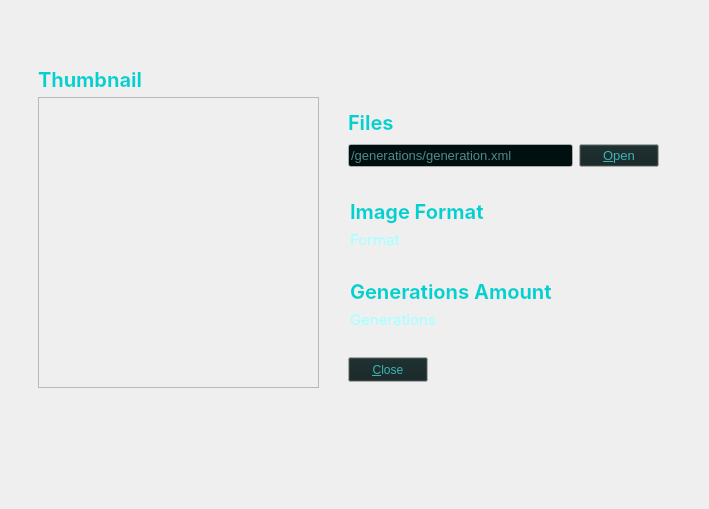
   <widget class="QWidget" name="finalScreenPage">
    <widget class="QLabel" name="generationTotalLabel">
     <property name="geometry">
      <rect>
       <x>350</x>
       <y>310</y>
       <width>121</width>
       <height>19</height>
      </rect>
     </property>
     <property name="palette">
      <palette>
       <active>
        <colorrole role="WindowText">
         <brush brushstyle="SolidPattern">
          <color alpha="255">
           <red>170</red>
           <green>255</green>
           <blue>255</blue>
          </color>
         </brush>
        </colorrole>
        <colorrole role="Text">
         <brush brushstyle="SolidPattern">
          <color alpha="255">
           <red>170</red>
           <green>255</green>
           <blue>255</blue>
          </color>
         </brush>
        </colorrole>
        <colorrole role="PlaceholderText">
         <brush brushstyle="SolidPattern">
          <color alpha="128">
           <red>0</red>
           <green>225</green>
           <blue>225</blue>
          </color>
         </brush>
        </colorrole>
       </active>
       <inactive>
        <colorrole role="WindowText">
         <brush brushstyle="SolidPattern">
          <color alpha="255">
           <red>170</red>
           <green>255</green>
           <blue>255</blue>
          </color>
         </brush>
        </colorrole>
        <colorrole role="Text">
         <brush brushstyle="SolidPattern">
          <color alpha="255">
           <red>170</red>
           <green>255</green>
           <blue>255</blue>
          </color>
         </brush>
        </colorrole>
        <colorrole role="PlaceholderText">
         <brush brushstyle="SolidPattern">
          <color alpha="128">
           <red>0</red>
           <green>225</green>
           <blue>225</blue>
          </color>
         </brush>
        </colorrole>
       </inactive>
       <disabled>
        <colorrole role="WindowText">
         <brush brushstyle="SolidPattern">
          <color alpha="255">
           <red>60</red>
           <green>68</green>
           <blue>102</blue>
          </color>
         </brush>
        </colorrole>
        <colorrole role="Text">
         <brush brushstyle="SolidPattern">
          <color alpha="255">
           <red>60</red>
           <green>68</green>
           <blue>102</blue>
          </color>
         </brush>
        </colorrole>
        <colorrole role="PlaceholderText">
         <brush brushstyle="SolidPattern">
          <color alpha="128">
           <red>211</red>
           <green>218</green>
           <blue>227</blue>
          </color>
         </brush>
        </colorrole>
       </disabled>
      </palette>
     </property>
     <property name="font">
      <font>
       <family>Inter</family>
       <pointsize>11</pointsize>
       <weight>50</weight>
       <bold>false</bold>
      </font>
     </property>
     <property name="text">
      <string>Generations</string>
     </property>
    </widget>
    <widget class="QPushButton" name="closeButton">
     <property name="enabled">
      <bool>true</bool>
     </property>
     <property name="geometry">
      <rect>
       <x>348</x>
       <y>357</y>
       <width>80</width>
       <height>25</height>
      </rect>
     </property>
     <property name="palette">
      <palette>
       <active>
        <colorrole role="Button">
         <brush brushstyle="SolidPattern">
          <color alpha="255">
           <red>18</red>
           <green>34</green>
           <blue>34</blue>
          </color>
         </brush>
        </colorrole>
        <colorrole role="ButtonText">
         <brush brushstyle="SolidPattern">
          <color alpha="255">
           <red>60</red>
           <green>180</green>
           <blue>180</blue>
          </color>
         </brush>
        </colorrole>
       </active>
       <inactive>
        <colorrole role="Button">
         <brush brushstyle="SolidPattern">
          <color alpha="255">
           <red>18</red>
           <green>34</green>
           <blue>34</blue>
          </color>
         </brush>
        </colorrole>
        <colorrole role="ButtonText">
         <brush brushstyle="SolidPattern">
          <color alpha="255">
           <red>60</red>
           <green>180</green>
           <blue>180</blue>
          </color>
         </brush>
        </colorrole>
       </inactive>
       <disabled>
        <colorrole role="Button">
         <brush brushstyle="SolidPattern">
          <color alpha="255">
           <red>18</red>
           <green>34</green>
           <blue>34</blue>
          </color>
         </brush>
        </colorrole>
        <colorrole role="ButtonText">
         <brush brushstyle="SolidPattern">
          <color alpha="255">
           <red>60</red>
           <green>68</green>
           <blue>102</blue>
          </color>
         </brush>
        </colorrole>
       </disabled>
      </palette>
     </property>
     <property name="text">
      <string>&amp;Close</string>
     </property>
    </widget>
    <widget class="QLabel" name="formatTitleLabel">
     <property name="geometry">
      <rect>
       <x>350</x>
       <y>199</y>
       <width>161</width>
       <height>25</height>
      </rect>
     </property>
     <property name="palette">
      <palette>
       <active>
        <colorrole role="WindowText">
         <brush brushstyle="SolidPattern">
          <color alpha="255">
           <red>0</red>
           <green>209</green>
           <blue>209</blue>
          </color>
         </brush>
        </colorrole>
        <colorrole role="Text">
         <brush brushstyle="SolidPattern">
          <color alpha="255">
           <red>0</red>
           <green>225</green>
           <blue>225</blue>
          </color>
         </brush>
        </colorrole>
        <colorrole role="PlaceholderText">
         <brush brushstyle="SolidPattern">
          <color alpha="128">
           <red>0</red>
           <green>225</green>
           <blue>225</blue>
          </color>
         </brush>
        </colorrole>
       </active>
       <inactive>
        <colorrole role="WindowText">
         <brush brushstyle="SolidPattern">
          <color alpha="255">
           <red>0</red>
           <green>209</green>
           <blue>209</blue>
          </color>
         </brush>
        </colorrole>
        <colorrole role="Text">
         <brush brushstyle="SolidPattern">
          <color alpha="255">
           <red>0</red>
           <green>225</green>
           <blue>225</blue>
          </color>
         </brush>
        </colorrole>
        <colorrole role="PlaceholderText">
         <brush brushstyle="SolidPattern">
          <color alpha="128">
           <red>0</red>
           <green>225</green>
           <blue>225</blue>
          </color>
         </brush>
        </colorrole>
       </inactive>
       <disabled>
        <colorrole role="WindowText">
         <brush brushstyle="SolidPattern">
          <color alpha="255">
           <red>60</red>
           <green>68</green>
           <blue>102</blue>
          </color>
         </brush>
        </colorrole>
        <colorrole role="Text">
         <brush brushstyle="SolidPattern">
          <color alpha="255">
           <red>60</red>
           <green>68</green>
           <blue>102</blue>
          </color>
         </brush>
        </colorrole>
        <colorrole role="PlaceholderText">
         <brush brushstyle="SolidPattern">
          <color alpha="128">
           <red>211</red>
           <green>218</green>
           <blue>227</blue>
          </color>
         </brush>
        </colorrole>
       </disabled>
      </palette>
     </property>
     <property name="font">
      <font>
       <family>Inter</family>
       <pointsize>15</pointsize>
       <weight>75</weight>
       <bold>true</bold>
      </font>
     </property>
     <property name="text">
      <string>Image Format</string>
     </property>
    </widget>
    <widget class="QLabel" name="finalThumbnailLabel">
     <property name="geometry">
      <rect>
       <x>38</x>
       <y>67</y>
       <width>111</width>
       <height>25</height>
      </rect>
     </property>
     <property name="palette">
      <palette>
       <active>
        <colorrole role="WindowText">
         <brush brushstyle="SolidPattern">
          <color alpha="255">
           <red>0</red>
           <green>209</green>
           <blue>209</blue>
          </color>
         </brush>
        </colorrole>
        <colorrole role="Text">
         <brush brushstyle="SolidPattern">
          <color alpha="255">
           <red>0</red>
           <green>225</green>
           <blue>225</blue>
          </color>
         </brush>
        </colorrole>
        <colorrole role="PlaceholderText">
         <brush brushstyle="SolidPattern">
          <color alpha="128">
           <red>0</red>
           <green>225</green>
           <blue>225</blue>
          </color>
         </brush>
        </colorrole>
       </active>
       <inactive>
        <colorrole role="WindowText">
         <brush brushstyle="SolidPattern">
          <color alpha="255">
           <red>0</red>
           <green>209</green>
           <blue>209</blue>
          </color>
         </brush>
        </colorrole>
        <colorrole role="Text">
         <brush brushstyle="SolidPattern">
          <color alpha="255">
           <red>0</red>
           <green>225</green>
           <blue>225</blue>
          </color>
         </brush>
        </colorrole>
        <colorrole role="PlaceholderText">
         <brush brushstyle="SolidPattern">
          <color alpha="128">
           <red>0</red>
           <green>225</green>
           <blue>225</blue>
          </color>
         </brush>
        </colorrole>
       </inactive>
       <disabled>
        <colorrole role="WindowText">
         <brush brushstyle="SolidPattern">
          <color alpha="255">
           <red>60</red>
           <green>68</green>
           <blue>102</blue>
          </color>
         </brush>
        </colorrole>
        <colorrole role="Text">
         <brush brushstyle="SolidPattern">
          <color alpha="255">
           <red>60</red>
           <green>68</green>
           <blue>102</blue>
          </color>
         </brush>
        </colorrole>
        <colorrole role="PlaceholderText">
         <brush brushstyle="SolidPattern">
          <color alpha="128">
           <red>211</red>
           <green>218</green>
           <blue>227</blue>
          </color>
         </brush>
        </colorrole>
       </disabled>
      </palette>
     </property>
     <property name="font">
      <font>
       <family>Inter</family>
       <pointsize>15</pointsize>
       <weight>75</weight>
       <bold>true</bold>
      </font>
     </property>
     <property name="text">
      <string>Thumbnail</string>
     </property>
    </widget>
    <widget class="QLabel" name="formatSelectedLabel">
     <property name="geometry">
      <rect>
       <x>350</x>
       <y>230</y>
       <width>161</width>
       <height>19</height>
      </rect>
     </property>
     <property name="palette">
      <palette>
       <active>
        <colorrole role="WindowText">
         <brush brushstyle="SolidPattern">
          <color alpha="255">
           <red>170</red>
           <green>255</green>
           <blue>255</blue>
          </color>
         </brush>
        </colorrole>
        <colorrole role="Text">
         <brush brushstyle="SolidPattern">
          <color alpha="255">
           <red>170</red>
           <green>255</green>
           <blue>255</blue>
          </color>
         </brush>
        </colorrole>
        <colorrole role="PlaceholderText">
         <brush brushstyle="SolidPattern">
          <color alpha="128">
           <red>0</red>
           <green>225</green>
           <blue>225</blue>
          </color>
         </brush>
        </colorrole>
       </active>
       <inactive>
        <colorrole role="WindowText">
         <brush brushstyle="SolidPattern">
          <color alpha="255">
           <red>170</red>
           <green>255</green>
           <blue>255</blue>
          </color>
         </brush>
        </colorrole>
        <colorrole role="Text">
         <brush brushstyle="SolidPattern">
          <color alpha="255">
           <red>170</red>
           <green>255</green>
           <blue>255</blue>
          </color>
         </brush>
        </colorrole>
        <colorrole role="PlaceholderText">
         <brush brushstyle="SolidPattern">
          <color alpha="128">
           <red>0</red>
           <green>225</green>
           <blue>225</blue>
          </color>
         </brush>
        </colorrole>
       </inactive>
       <disabled>
        <colorrole role="WindowText">
         <brush brushstyle="SolidPattern">
          <color alpha="255">
           <red>60</red>
           <green>68</green>
           <blue>102</blue>
          </color>
         </brush>
        </colorrole>
        <colorrole role="Text">
         <brush brushstyle="SolidPattern">
          <color alpha="255">
           <red>60</red>
           <green>68</green>
           <blue>102</blue>
          </color>
         </brush>
        </colorrole>
        <colorrole role="PlaceholderText">
         <brush brushstyle="SolidPattern">
          <color alpha="128">
           <red>211</red>
           <green>218</green>
           <blue>227</blue>
          </color>
         </brush>
        </colorrole>
       </disabled>
      </palette>
     </property>
     <property name="font">
      <font>
       <family>Inter</family>
       <pointsize>11</pointsize>
       <weight>50</weight>
       <bold>false</bold>
      </font>
     </property>
     <property name="text">
      <string>Format</string>
     </property>
    </widget>
    <widget class="QWidget" name="layoutWidget_4">
     <property name="geometry">
      <rect>
       <x>348</x>
       <y>107</y>
       <width>311</width>
       <height>60</height>
      </rect>
     </property>
     <layout class="QGridLayout" name="filesLayout">
      <item row="1" column="1">
       <widget class="QPushButton" name="openButton">
        <property name="palette">
         <palette>
          <active>
           <colorrole role="Button">
            <brush brushstyle="SolidPattern">
             <color alpha="255">
              <red>18</red>
              <green>34</green>
              <blue>34</blue>
             </color>
            </brush>
           </colorrole>
           <colorrole role="ButtonText">
            <brush brushstyle="SolidPattern">
             <color alpha="255">
              <red>60</red>
              <green>180</green>
              <blue>180</blue>
             </color>
            </brush>
           </colorrole>
          </active>
          <inactive>
           <colorrole role="Button">
            <brush brushstyle="SolidPattern">
             <color alpha="255">
              <red>18</red>
              <green>34</green>
              <blue>34</blue>
             </color>
            </brush>
           </colorrole>
           <colorrole role="ButtonText">
            <brush brushstyle="SolidPattern">
             <color alpha="255">
              <red>60</red>
              <green>180</green>
              <blue>180</blue>
             </color>
            </brush>
           </colorrole>
          </inactive>
          <disabled>
           <colorrole role="Button">
            <brush brushstyle="SolidPattern">
             <color alpha="255">
              <red>18</red>
              <green>34</green>
              <blue>34</blue>
             </color>
            </brush>
           </colorrole>
           <colorrole role="ButtonText">
            <brush brushstyle="SolidPattern">
             <color alpha="255">
              <red>119</red>
              <green>119</green>
              <blue>119</blue>
             </color>
            </brush>
           </colorrole>
          </disabled>
         </palette>
        </property>
        <property name="font">
         <font>
          <pointsize>10</pointsize>
         </font>
        </property>
        <property name="text">
         <string>&amp;Open</string>
        </property>
       </widget>
      </item>
      <item row="1" column="0">
       <widget class="QLineEdit" name="filesPathLine">
        <property name="palette">
         <palette>
          <active>
           <colorrole role="Text">
            <brush brushstyle="SolidPattern">
             <color alpha="255">
              <red>170</red>
              <green>255</green>
              <blue>255</blue>
             </color>
            </brush>
           </colorrole>
           <colorrole role="BrightText">
            <brush brushstyle="SolidPattern">
             <color alpha="255">
              <red>170</red>
              <green>255</green>
              <blue>255</blue>
             </color>
            </brush>
           </colorrole>
           <colorrole role="ButtonText">
            <brush brushstyle="SolidPattern">
             <color alpha="255">
              <red>170</red>
              <green>255</green>
              <blue>255</blue>
             </color>
            </brush>
           </colorrole>
           <colorrole role="Base">
            <brush brushstyle="SolidPattern">
             <color alpha="255">
              <red>0</red>
              <green>16</green>
              <blue>16</blue>
             </color>
            </brush>
           </colorrole>
           <colorrole role="ToolTipText">
            <brush brushstyle="SolidPattern">
             <color alpha="255">
              <red>170</red>
              <green>255</green>
              <blue>255</blue>
             </color>
            </brush>
           </colorrole>
           <colorrole role="PlaceholderText">
            <brush brushstyle="SolidPattern">
             <color alpha="128">
              <red>170</red>
              <green>255</green>
              <blue>255</blue>
             </color>
            </brush>
           </colorrole>
          </active>
          <inactive>
           <colorrole role="Text">
            <brush brushstyle="SolidPattern">
             <color alpha="255">
              <red>170</red>
              <green>255</green>
              <blue>255</blue>
             </color>
            </brush>
           </colorrole>
           <colorrole role="BrightText">
            <brush brushstyle="SolidPattern">
             <color alpha="255">
              <red>170</red>
              <green>255</green>
              <blue>255</blue>
             </color>
            </brush>
           </colorrole>
           <colorrole role="ButtonText">
            <brush brushstyle="SolidPattern">
             <color alpha="255">
              <red>170</red>
              <green>255</green>
              <blue>255</blue>
             </color>
            </brush>
           </colorrole>
           <colorrole role="Base">
            <brush brushstyle="SolidPattern">
             <color alpha="255">
              <red>0</red>
              <green>16</green>
              <blue>16</blue>
             </color>
            </brush>
           </colorrole>
           <colorrole role="ToolTipText">
            <brush brushstyle="SolidPattern">
             <color alpha="255">
              <red>170</red>
              <green>255</green>
              <blue>255</blue>
             </color>
            </brush>
           </colorrole>
           <colorrole role="PlaceholderText">
            <brush brushstyle="SolidPattern">
             <color alpha="128">
              <red>170</red>
              <green>255</green>
              <blue>255</blue>
             </color>
            </brush>
           </colorrole>
          </inactive>
          <disabled>
           <colorrole role="Text">
            <brush brushstyle="SolidPattern">
             <color alpha="255">
              <red>119</red>
              <green>119</green>
              <blue>119</blue>
             </color>
            </brush>
           </colorrole>
           <colorrole role="BrightText">
            <brush brushstyle="SolidPattern">
             <color alpha="255">
              <red>170</red>
              <green>255</green>
              <blue>255</blue>
             </color>
            </brush>
           </colorrole>
           <colorrole role="ButtonText">
            <brush brushstyle="SolidPattern">
             <color alpha="255">
              <red>119</red>
              <green>119</green>
              <blue>119</blue>
             </color>
            </brush>
           </colorrole>
           <colorrole role="Base">
            <brush brushstyle="SolidPattern">
             <color alpha="255">
              <red>247</red>
              <green>247</green>
              <blue>247</blue>
             </color>
            </brush>
           </colorrole>
           <colorrole role="ToolTipText">
            <brush brushstyle="SolidPattern">
             <color alpha="255">
              <red>170</red>
              <green>255</green>
              <blue>255</blue>
             </color>
            </brush>
           </colorrole>
           <colorrole role="PlaceholderText">
            <brush brushstyle="SolidPattern">
             <color alpha="128">
              <red>170</red>
              <green>255</green>
              <blue>255</blue>
             </color>
            </brush>
           </colorrole>
          </disabled>
         </palette>
        </property>
        <property name="font">
         <font>
          <pointsize>10</pointsize>
         </font>
        </property>
        <property name="cursor">
         <cursorShape>IBeamCursor</cursorShape>
        </property>
        <property name="text">
         <string/>
        </property>
        <property name="frame">
         <bool>true</bool>
        </property>
        <property name="readOnly">
         <bool>true</bool>
        </property>
        <property name="placeholderText">
         <string>/generations/generation.xml</string>
        </property>
       </widget>
      </item>
      <item row="0" column="0">
       <widget class="QLabel" name="filesLabel">
        <property name="palette">
         <palette>
          <active>
           <colorrole role="WindowText">
            <brush brushstyle="SolidPattern">
             <color alpha="255">
              <red>0</red>
              <green>209</green>
              <blue>209</blue>
             </color>
            </brush>
           </colorrole>
           <colorrole role="Text">
            <brush brushstyle="SolidPattern">
             <color alpha="255">
              <red>0</red>
              <green>225</green>
              <blue>225</blue>
             </color>
            </brush>
           </colorrole>
           <colorrole role="PlaceholderText">
            <brush brushstyle="SolidPattern">
             <color alpha="128">
              <red>0</red>
              <green>225</green>
              <blue>225</blue>
             </color>
            </brush>
           </colorrole>
          </active>
          <inactive>
           <colorrole role="WindowText">
            <brush brushstyle="SolidPattern">
             <color alpha="255">
              <red>0</red>
              <green>209</green>
              <blue>209</blue>
             </color>
            </brush>
           </colorrole>
           <colorrole role="Text">
            <brush brushstyle="SolidPattern">
             <color alpha="255">
              <red>0</red>
              <green>225</green>
              <blue>225</blue>
             </color>
            </brush>
           </colorrole>
           <colorrole role="PlaceholderText">
            <brush brushstyle="SolidPattern">
             <color alpha="128">
              <red>0</red>
              <green>225</green>
              <blue>225</blue>
             </color>
            </brush>
           </colorrole>
          </inactive>
          <disabled>
           <colorrole role="WindowText">
            <brush brushstyle="SolidPattern">
             <color alpha="255">
              <red>60</red>
              <green>68</green>
              <blue>102</blue>
             </color>
            </brush>
           </colorrole>
           <colorrole role="Text">
            <brush brushstyle="SolidPattern">
             <color alpha="255">
              <red>60</red>
              <green>68</green>
              <blue>102</blue>
             </color>
            </brush>
           </colorrole>
           <colorrole role="PlaceholderText">
            <brush brushstyle="SolidPattern">
             <color alpha="128">
              <red>211</red>
              <green>218</green>
              <blue>227</blue>
             </color>
            </brush>
           </colorrole>
          </disabled>
         </palette>
        </property>
        <property name="font">
         <font>
          <family>Inter</family>
          <pointsize>15</pointsize>
          <weight>75</weight>
          <bold>true</bold>
         </font>
        </property>
        <property name="text">
         <string>Files</string>
        </property>
       </widget>
      </item>
     </layout>
    </widget>
    <widget class="QLabel" name="generationTitleLabel">
     <property name="geometry">
      <rect>
       <x>350</x>
       <y>279</y>
       <width>221</width>
       <height>25</height>
      </rect>
     </property>
     <property name="palette">
      <palette>
       <active>
        <colorrole role="WindowText">
         <brush brushstyle="SolidPattern">
          <color alpha="255">
           <red>0</red>
           <green>209</green>
           <blue>209</blue>
          </color>
         </brush>
        </colorrole>
        <colorrole role="Text">
         <brush brushstyle="SolidPattern">
          <color alpha="255">
           <red>0</red>
           <green>225</green>
           <blue>225</blue>
          </color>
         </brush>
        </colorrole>
        <colorrole role="PlaceholderText">
         <brush brushstyle="SolidPattern">
          <color alpha="128">
           <red>0</red>
           <green>225</green>
           <blue>225</blue>
          </color>
         </brush>
        </colorrole>
       </active>
       <inactive>
        <colorrole role="WindowText">
         <brush brushstyle="SolidPattern">
          <color alpha="255">
           <red>0</red>
           <green>209</green>
           <blue>209</blue>
          </color>
         </brush>
        </colorrole>
        <colorrole role="Text">
         <brush brushstyle="SolidPattern">
          <color alpha="255">
           <red>0</red>
           <green>225</green>
           <blue>225</blue>
          </color>
         </brush>
        </colorrole>
        <colorrole role="PlaceholderText">
         <brush brushstyle="SolidPattern">
          <color alpha="128">
           <red>0</red>
           <green>225</green>
           <blue>225</blue>
          </color>
         </brush>
        </colorrole>
       </inactive>
       <disabled>
        <colorrole role="WindowText">
         <brush brushstyle="SolidPattern">
          <color alpha="255">
           <red>60</red>
           <green>68</green>
           <blue>102</blue>
          </color>
         </brush>
        </colorrole>
        <colorrole role="Text">
         <brush brushstyle="SolidPattern">
          <color alpha="255">
           <red>60</red>
           <green>68</green>
           <blue>102</blue>
          </color>
         </brush>
        </colorrole>
        <colorrole role="PlaceholderText">
         <brush brushstyle="SolidPattern">
          <color alpha="128">
           <red>211</red>
           <green>218</green>
           <blue>227</blue>
          </color>
         </brush>
        </colorrole>
       </disabled>
      </palette>
     </property>
     <property name="font">
      <font>
       <family>Inter</family>
       <pointsize>15</pointsize>
       <weight>75</weight>
       <bold>true</bold>
      </font>
     </property>
     <property name="text">
      <string>Generations Amount</string>
     </property>
    </widget>
    <widget class="QLabel" name="backgroundFinal">
     <property name="geometry">
      <rect>
       <x>0</x>
       <y>0</y>
       <width>700</width>
       <height>500</height>
      </rect>
     </property>
     <property name="text">
      <string/>
     </property>
     <property name="pixmap">
      <pixmap resource="../../resources.qrc">:/src/resources/backgrounds/final.png</pixmap>
     </property>
    </widget>
    <widget class="QLabel" name="resultImage">
     <property name="geometry">
      <rect>
       <x>38</x>
       <y>97</y>
       <width>281</width>
       <height>291</height>
      </rect>
     </property>
     <property name="styleSheet">
      <string notr="true"/>
     </property>
     <property name="frameShape">
      <enum>QFrame::StyledPanel</enum>
     </property>
     <property name="frameShadow">
      <enum>QFrame::Plain</enum>
     </property>
     <property name="lineWidth">
      <number>0</number>
     </property>
     <property name="midLineWidth">
      <number>0</number>
     </property>
     <property name="text">
      <string/>
     </property>
     <property name="alignment">
      <set>Qt::AlignCenter</set>
     </property>
    </widget>
    <zorder>backgroundFinal</zorder>
    <zorder>generationTotalLabel</zorder>
    <zorder>closeButton</zorder>
    <zorder>formatTitleLabel</zorder>
    <zorder>finalThumbnailLabel</zorder>
    <zorder>formatSelectedLabel</zorder>
    <zorder>layoutWidget_4</zorder>
    <zorder>generationTitleLabel</zorder>
    <zorder>resultImage</zorder>
   </widget>
